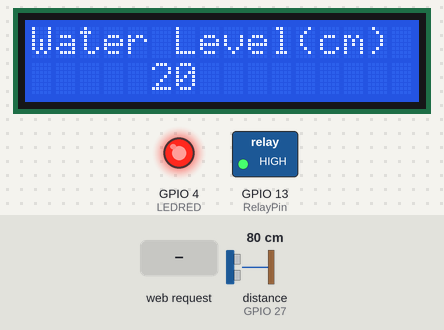
Simulated run of this sketch. Board: ESP32. Parts: 16×2 character LCD, switched loads named in the sketch (green lamp = pin HIGH), output pins drawn as LEDs (lit = HIGH). Inputs (shaded band) come from the test bench; at power-on: distance to the obstacle (sensor on GPIO 27) 80 cm. The echo pulse lasts 58.3 µs per cm; WiFi joins after 1.5 s; servers stay silent unless stated; uploads are accepted with an empty reply; what the sketch prints to the serial monitor is not drawn.

Above: at 1.8 s.
1.9 s: distance to the obstacle (sensor on GPIO 27) set to 95 cm
At 4.0 s:
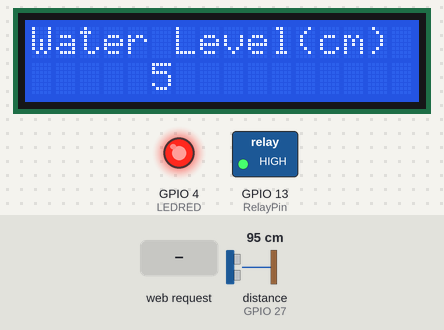
4.3 s: distance to the obstacle (sensor on GPIO 27) set to 102 cm
At 5.7 s:
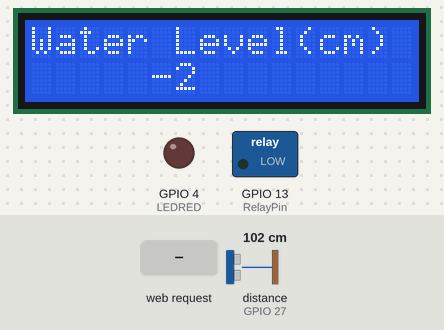
6.1 s: HTTP request GET /Manurl received
At 6.8 s:
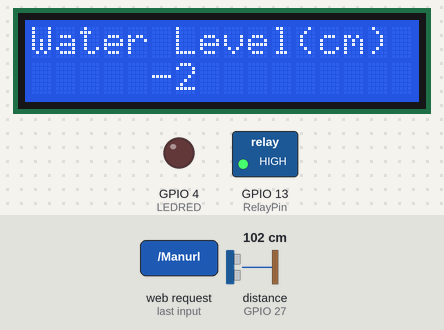
7.8 s: HTTP request GET /Autourl received
At 9.0 s:
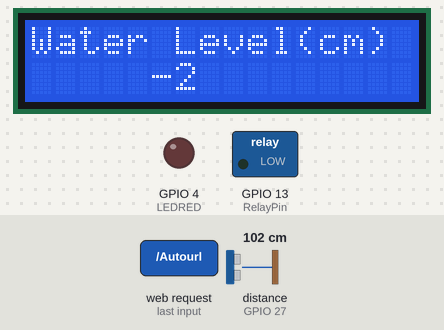
9.4 s: distance to the obstacle (sensor on GPIO 27) set to 2 cm
At 11.1 s:
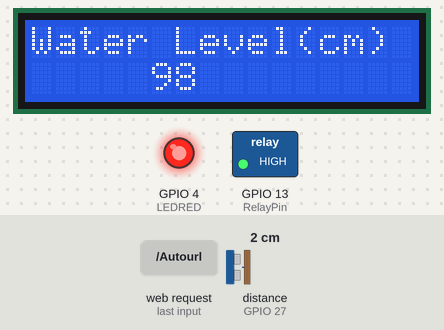
Timing chart, 0 to 12.1 s (numbered marks = the images above; inputs shaded):
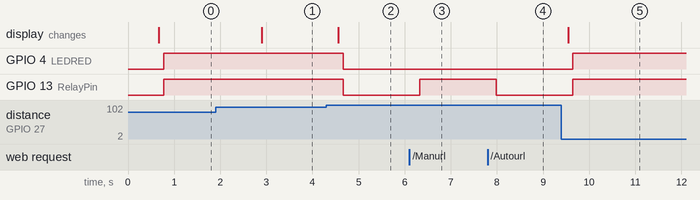

The sketch:

midsemProjUltrLcd.ino
```cpp
//YWROBOT
//Compatible with the Arduino IDE 1.0
//Library version:1.1
#include <Wire.h>
#include <LiquidCrystal_I2C.h>
#include <Arduino.h>
#include <WiFi.h>
#include <WiFiMulti.h>
#include <HTTPClient.h>
#include <Ultrasonic.h>
#include <HTTPClient.h>
#include <WiFiClient.h>
#include <WebServer.h>
#include <ESPmDNS.h>
#include "html.h"

#define LEDRED (4)
#define RelayPin (13)

WiFiMulti wifiMulti;
LiquidCrystal_I2C lcd(0x3F,16,2);
Ultrasonic ultrasonic(14,27); // (Trig PIN,Echo PIN)
WebServer server(80);

char ssid[] = "DUFIE-HOSTEL";
char password[] = "Duf1e@9723";

int value = 1;
bool motorState = true;

void setup(){
  Serial.begin(115200);
  delay(500);
  lcd.init();
  lcd.init();

  lcd.backlight();
  lcd.setCursor(0, 0);
  lcd.print("Testing...");
  pinMode(LEDRED, OUTPUT);
  pinMode(RelayPin, OUTPUT);

  WiFi.mode(WIFI_STA);
  WiFi.begin(ssid,password);

  Serial.println("");
  Serial.print("Connected to ");
  Serial.println(ssid);
  Serial.print("IP address: ");
  Serial.println(WiFi.localIP());

  server.on("/", base);
  server.on("/Manurl",manSwitchFunct);
  server.on("/Autourl",autoSwitchFunct);
  server.on("/starturl",motorStart);
  server.on("/stopurl",motorStop);
  server.onNotFound(handleNotFound);

  Serial.println();
  Serial.println();
  Serial.println();

  wifiMulti.addAP("DUFIE-HOSTEL", "Duf1e@9723");
  server.begin();
  Serial.println("HTTP server started");
}


void loop()
{
  int waterLev = 100 - ultrasonic.Ranging(CM);
  lcd.clear();
  lcd.setCursor(0,0);   //Set cursor to character 2 on line 0
  lcd.print("Water Level(cm)");
  lcd.setCursor(5, 1);
  lcd.print(waterLev); // CM or INC
  delay(100);

if(value == 0){
  if(motorState = true){
    digitalWrite(RelayPin, HIGH);

  }else{
    digitalWrite(RelayPin, LOW);
  }

}else if(value == 1){
  if(ultrasonic.Ranging(CM) <= 98){

    digitalWrite(LEDRED, HIGH);
    digitalWrite(RelayPin, HIGH);

  }else{
      digitalWrite(LEDRED, LOW);
      digitalWrite(RelayPin, LOW);
  }
}


   if((wifiMulti.run() == WL_CONNECTED)) {

        HTTPClient http;

        Serial.print("[HTTP] begin...\n");
        // configure traged server and url
        //http.begin("https://www.howsmyssl.com/a/check", ca); //HTTPS
        http.begin("http://192.168.101.61/IOT/retrieve.php?waterLevel="+String(waterLev)+"&tankID=1"); //HTTP

        Serial.print("[HTTP] GET...\n");
        // start connection and send HTTP header
        int httpCode = http.GET();

        // httpCode will be negative on error
        if(httpCode > 0) {
            // HTTP header has been send and Server response header has been handled
            Serial.printf("[HTTP] GET... code: %d\n", httpCode);

            // file found at server
            if(httpCode == HTTP_CODE_OK) {
                String payload = http.getString();
                Serial.println(payload);
            }
        } else {
            Serial.printf("[HTTP] GET... failed, error: %s\n", http.errorToString(httpCode).c_str());
        }

        http.end();
    }

    delay(500);
    server.handleClient();
}

void base(){
  server.send(200, "text/html",page);
}

void manSwitchFunct(){
  value = 0;
}

void autoSwitchFunct(){
  value = 1;
}

void motorStart(){
  motorState = true;
}

void motorStop(){
  motorState = true;
}

void handleNotFound() {

  String message = "File Not Found\n\n";
  message += "URI: ";
  message += server.uri();
  message += "\nMethod: ";
  message += (server.method() == HTTP_GET) ? "GET" : "POST";
  message += "\nArguments: ";
  message += server.args();
  message += "\n";
  for (uint8_t i = 0; i < server.args(); i++) {
    message += " " + server.argName(i) + ": " + server.arg(i) + "\n";
  }
  server.send(404, "text/plain", message);
}
```

html.h
```cpp
char page[] PROGMEM= R"====(
  <!DOCTYPE html>
  <html lang="eng">

  <head>
      <meta charset="UTF-8">
      <meta name="viewport" content="width-device-width,initial-scale=1,minimmum-scale=1">
      <style>
          @import url("https://fonts.googleapis.com/css2?family+Source+Sna+Pro:wght@300;400;600;700&display=swap");

          :root {
              --main-color: #08009c6c;
          }

          * {
              padding: 0;
              margin: 0;
              text-decoration: none;
              list-style-type: none;
              box-sizing: border-box;
              font-family: 'Source Sans Pro', sans-serif;
          }

          .wrapper {
              width: 100%;
              margin: auto;

          }

          nav .wrapper {
              background-color: rgb(113, 0, 0);
              display: flex;
              padding: 1rem 0rem;
              height: 70px;
              align-items: center;
              position: relative;
              right: 0;
              left: 0;
              top: 0;


          }

          nav ul {
              display: flex;

          }

          nav li {
              margin-left: 2rem;
              margin-right: 0.5rem;
          }

          nav li:first-child {
              margin-left: 0rem;
              word-spacing: 5px;
              font-style: rgb(0, 0, 0)
          }

          nav a {

              font-weight: 500;
          }

          nav li:last-child a {
              padding: .5rem;
              background-color: rgb(0, 0, 0);
              color: white;
              border-radius: 20px;
          }

          .wrapper h1 {

              font-size: 1.5rem;
              color: rgb(255, 249, 249);
              padding-right: 46rem;

          }

          .btn {
              display: block;
              width: 300px;
              margin: auto;
              padding: 30px
          }

          .btn {
              font-size: 30px;
              color: black;
              text-decoration: none
          }

          .on {
              background-color: SkyBlue
          }

          .off {
              background-color: LightSteelBlue
          }

          .zero {
              background-color: Thistle
          }

          td {
              font-size: 30px;
              margin-top: 50px;
              margin-bottom: 5px
          }

          p {
              font-size: 30px;
              margin-top: 50px;
              margin-bottom: 5px
          }

          h1 {
              text-align: center;
          }
      </style>
      <title>Control Page</title>
  </head>

  <body>
      <div class="topWrapper">
          <nav>
              <div class="wrapper">
                  <ul>
                      <h1>Water Level Monitoring System</h1>
                      <li><a href="file:///Applications/XAMPP/xamppfiles/htdocs/IOT/dashboard.html">Home</a></li>
                      <li><a href="file:///Applications/XAMPP/xamppfiles/htdocs/IOT/control.html">Control</a></li>
                      <li><a href="file:///Applications/XAMPP/xamppfiles/htdocs/IOT/liveMonitor.html">Live Monitor</a></li>
                  </ul>
              </div>
          </nav>
      </div>

      <h1>Control Mode</h1>
      <table style='width:100%'>
          <tr>
          </tr>
      </table>
      <table style='width:100%'>
          <tr>
              <td style="padding-left: 16rem">Automatic Mode</td>
              <td style="padding-left: 16rem">Manual Mode</td>
          </tr>
          <tr>
              <td><button class='btn off' id='Auto' onclick='sendData(id)'>Automatic Mode</button></td>
              <td><button class='btn off' id='Man' onclick='sendData(id)'>Manual Mode</button></td>
          </tr>

      </table>
      <div style="text-align: center">
          <h2>Motor Status</h2>
      <table style="width: 100%;">
          <tr>
              <td><button onclick="switchState('Start')">Start Motor</button></td>
              <td><button onclick="switchState('Stop')">Stop Motor</button></td>
          </tr>
      </table>
      </div>


  </body>

  <script>
      function sendData(butn) {
          var URL, variab, text;
          if (butn == 'Auto') {
              URL = 'Autourl';
              variab = 'AutoV';
          }
          else if (butn == 'Man') {
              URL = 'Manurl';
              variab = 'ManV';
          }
          if (butn == 'Auto' || butn == 'Man') { // change button class and text
              var state = document.getElementById(butn).className;
              state = (state == 'btn on' ? 'btn off' : 'btn on');
              text = (state == 'btn on' ? ' Enabled' : ' Disabled');
              document.getElementById(butn).className = state;
              document.getElementById(butn).innerHTML = text;
          }
          var xhr = new XMLHttpRequest();
          xhr.onreadystatechange = function (butn) {
              if (this.readyState == 4 && this.status == 200)
                  document.getElementById(variab).innerHTML = this.
                      responseText;
          };
          xhr.open('GET', URL, true);
          xhr.send();
      }

      function switchState(State) {
          var URL, variab, text;
          if (State == 'Start') {
              URL = 'starturl';
              variab = 'startV';
          }
          else if (butn == 'Stop') {
              URL = 'stopurl';
              variab = 'stopV';
          }

          var xhr = new XMLHttpRequest();
          xhr.onreadystatechange = function (butn) {
              if (this.readyState == 4 && this.status == 200)
                  document.getElementById(variab).innerHTML = this.
                      responseText;
          };
          xhr.open('GET', URL, true);
          xhr.send();
      }

      setInterval(reload, 1000);
      function reload() {
          var xhr = new XMLHttpRequest();
          xhr.onreadystatechange = function () {
              if (this.readyState == 4 && this.status == 200)
                  document.getElementById('counter').innerHTML = this.
                      responseText;
          };
          xhr.open('GET', 'countUrl', true);
          xhr.send();
      }
  </script>

  </html>)====";
```

Measured:
- the behaviour switches between 98 and 99 cm on distance to the obstacle (sensor on GPIO 27) (found by bisection; images 1 and 2)
- after the input at 1.9 s, the display: changes after 1.0 s (image 1)
- after the input at 4.3 s, GPIO 4 (LEDRED), GPIO 13 (RelayPin): HIGH → LOW after 0.37 s; the display: changes after 0.26 s (image 2)
- after the input at 6.1 s, GPIO 13 (RelayPin): LOW → HIGH after 0.23 s
- after the input at 7.8 s, GPIO 13 (RelayPin): HIGH → LOW after 0.19 s
- after the input at 9.4 s, GPIO 4 (LEDRED), GPIO 13 (RelayPin): LOW → HIGH after 0.25 s; the display: changes after 0.15 s (image 5)
